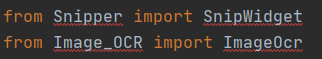
#> input picture Snip Ocr/capture.png, 322 x 59 px, found by its file name
$ python Image_OCR.py
#> lines starting #> are read from the running program, lines starting #| are printed output that depends on the picture; after the words box and inside, x2 and y2 are one past the last pixel; in counts of white or black regions, pixels touching at a corner belong together
import subprocess
import sys

import cv2
import numpy as np
import pytesseract


class ImageOcr:
    def __init__(self, image, grayscale=True, threshold=True,
                 invert=True, blur=False, dilate=False, erode=False,
                 opening=False, canny=False, de_skew=False):
        self.image = image

        if grayscale:
            self.image = self.get_grayscale()
        if threshold:
            self.image = self.threshold()
        if invert:
            self.image = self.invert()
        if blur:
            self.image = self.remove_noise()
        if dilate:
            self.image = self.dilate()
        if erode:
            self.image = self.erode()
        if opening:
            self.image = self.opening()
        if canny:
            self.image = self.canny()
        if de_skew:
            self.image = self.de_skew()

        # cv2.imshow('processed img', self.image)
        # cv2.waitKey(0)
        # cv2.destroyAllWindows()
        self.txt = self.get_text()

    def invert(self):
        return cv2.bitwise_not(self.image)

    # get grayscale image
    def get_grayscale(self):
        return cv2.cvtColor(self.image, cv2.COLOR_BGR2GRAY)

    # noise removal
    def remove_noise(self):
        return cv2.medianBlur(self.image, 5)

    # threshold
    def threshold(self):
        return cv2.threshold(self.image, 250, 255, cv2.THRESH_BINARY + cv2.THRESH_OTSU)[1]
        # return cv2.adaptiveThreshold(np.array(self.image), 255, cv2.ADAPTIVE_THRESH_GAUSSIAN_C, cv2.THRESH_BINARY,
        # 11,2)

    # dilation
    def dilate(self):
        kernel = np.ones((5, 5), np.uint8)
        return cv2.dilate(self.image, kernel, iterations=1)

    # erosion
    def erode(self):
        kernel = np.ones((5, 5), np.uint8)
        return cv2.erode(self.image, kernel, iterations=1)

    # opening - erosion followed by dilation
    def opening(self):
        kernel = np.ones((5, 5), np.uint8)
        return cv2.morphologyEx(self.image, cv2.MORPH_OPEN, kernel)

    # canny edge detection
    def canny(self):
        return cv2.Canny(self.image, 100, 200)

    # skew correction
    def de_skew(self):
        coords = np.column_stack(np.where(self.image > 0))
        angle = cv2.minAreaRect(coords)[-1]
        if angle < -45:
            angle = -(90 + angle)
        else:
            angle = -angle
        (h, w) = self.image.shape[:2]
        center = (w // 2, h // 2)
        M = cv2.getRotationMatrix2D(center, angle, 1.0)
        rotated = cv2.warpAffine(self.image, M, (w, h), flags=cv2.INTER_CUBIC,
                                 borderMode=cv2.BORDER_REPLICATE)
        return rotated

    # template matching
    def match_template(self, template):
        return cv2.matchTemplate(self.image, template, cv2.TM_CCOEFF_NORMED)

    def get_text(self):
        custom_config = r'--oem 3 --psm 6'
        return pytesseract.image_to_string(self.image, config=custom_config)

    def to_clipboard(self):
        if sys.platform == 'win32' or sys.platform == 'cygwin' or sys.platform == 'win64':
            subprocess.Popen(['clip'], encoding='utf8',
                             stdin=subprocess.PIPE).communicate(self.txt)
        elif sys.platform == 'linux':
            subprocess.Popen(['xclip'], encoding='utf8',
                             stdin=subprocess.PIPE).communicate(self.txt)
        else:
            raise Exception('Platform not supported')


if __name__ == '__main__':
    image = cv2.imread('/capture.png')
#> image is the input picture: shape (59, 322, 3); mean B, G, R 53.4, 55, 59.8
    img_ocr = ImageOcr(image)
#> in get_grayscale, `return cv2.cvtColor(self.image, cv2.COLOR_BGR2GRAY)`:
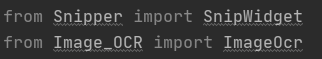
#> returned value: shape (59, 322); min 42, max 181, mean 56.3
#> in threshold, `return cv2.threshold(self.image, 250, 255, cv2.THRESH_BINARY + cv2.THR..`:
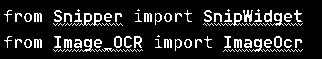
#> returned value: shape (59, 322); 13.5% white in thin lines or dots, all inside (x1, y1, x2, y2) = (4, 9, 303, 52)
#> (the run stopped early here; a loop or call above may not have finished)
